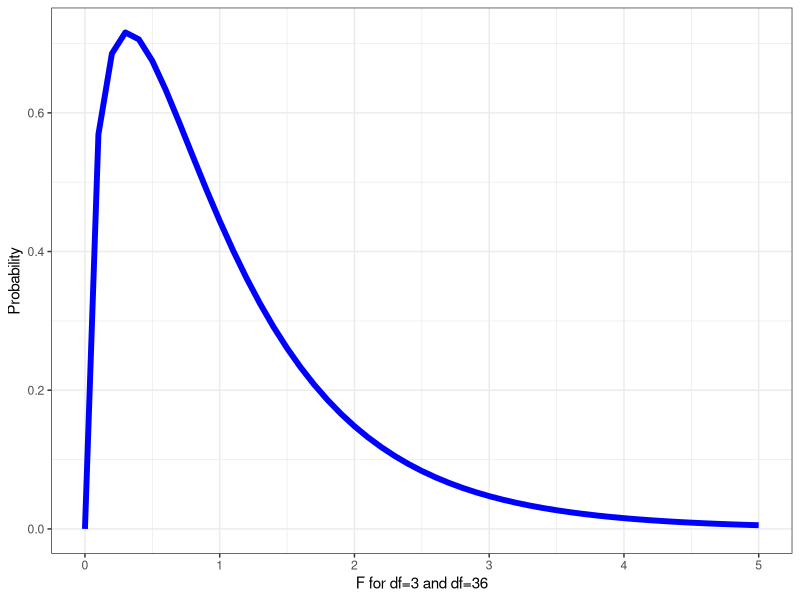

Source code (R): (Note: this script raises an error after producing the figure.)
## ---- chunk 1
# to configure markdown parsing
options(markdown.extensions = c("no_intra_emphasis", "tables", "fenced_code", "autolink", "strikethrough", "lax_spacing", "space_headers", "latex_math"))
# output options
options(width = 70, scipen = 6, digits = 3)

# to render cyrillics in plots use cairo pdf
options(device = function(file, width = 7, height = 7, ...) {
  cairo_pdf(tempfile(), width = width, height = height, ...)
  })
library(knitr)
# chunk default options
opts_chunk$set(fig.align='center', tidy = FALSE, fig.width = 7, fig.height = 3)
## ---- chunk 2
library(ggplot2)
theme_set (theme_bw())
ggplot(data.frame(x=seq(0,5,0.1), y=df(seq(0,5,0.1), 3, 36)), aes (x=x, y=y)) + geom_line (size = 2, color = "blue") + xlab("F for df=3 and df=36") + ylab ("Probability") 
## ---- chunk 3
pesch <- read.csv("pesch.csv", header=TRUE, sep=";")
head(pesch)
## ---- chunk 4
options(digits=4)
log_pesch <- pesch
log_pesch[,3:ncol(pesch)] <- log(pesch[,3:ncol(pesch)] +1)
head(log_pesch)
## ---- chunk 5
library(ggplot2)
#dist_pesch <- vegdist(log_pesch[,3:ncol(pesch)], method="euclidian")
mds_pesch <- metaMDS(log_pesch[,3:ncol(pesch)], distance="euclidian")
mds_pesch <- as.data.frame(mds_pesch$points)
mds_pesch$Species <- pesch$Species
pl_pesch <- ggplot(mds_pesch, aes(x=MDS1, y=MDS2, colour=Species))
## ---- chunk 6
pl_pesch + geom_point(size=5)
## ---- chunk 7
library(vegan)
permanova_pesch <- adonis(log_pesch[3:9] ~ log_pesch$Species, method="euclidean")
permanova_pesch
## ---- chunk 8
dist_pesch <- vegdist(log_pesch[,3:ncol(pesch)], method ="euclidian")
PCO_pesch <- betadisper(dist_pesch, log_pesch$Species)
## ---- chunk 9
library(graphics)
plot(PCO_pesch)
## ---- chunk 10
anova(PCO_pesch)
## ---- chunk 11
boxplot(PCO_pesch)
## ---- chunk 12
library(ggplot2)
#dist_pesch <- vegdist(log_pesch[,3:ncol(pesch)], method="euclidian")
mds_pesch <- metaMDS(log_pesch[,3:ncol(pesch)], distance="euclidian")
mds_pesch <- as.data.frame(mds_pesch$points)
mds_pesch$Species <- pesch$Species
pl_pesch <- ggplot(mds_pesch, aes(x=MDS1, y=MDS2, colour=Species))
pl_pesch + geom_point(size=5)
## ---- chunk 13
pair <- combn(unique(as.character(log_pesch$Species)), 2)
ncomb <- dim(pair)[2]
x <- log_pesch[, -c(1:2)]
y <- log_pesch$Species
for (i in 1:ncomb) {
  filter <- y %in% pair[, i]
  posthoc <- adonis(x[filter, ] ~ y[filter], method = "euclidean")$aov.tab$Pr[1]
  cat(pair[, i], ": p = ", posthoc, "\n", sep = " ")
}
## ---- chunk 14
simper_pesch <- simper(log_pesch[, 3:9], log_pesch$Species, permutations = 999)
summary(simper_pesch)
## ---- chunk 15
log_pesch2 <- log_pesch[log_pesch$Species != "zhirnokhvost", ]
## ---- chunk 16
twofact_pesch <- adonis(log_pesch2[,3:ncol(pesch)] ~ log_pesch2$Gender * log_pesch2$Species, method="euclidian")

twofact_pesch
## ---- chunk 17
nested_pesch <- adonis(log_pesch2[,3:ncol(pesch)] ~  log_pesch2$Gender, strata = log_pesch2$Species, method="euclidian")

nested_pesch
## ---- chunk 18
com <- read.csv("simulated_data.csv", sep=',', header = T)

# Ошибочный дизай
com_permanova <- adonis(com [,1:2] ~ com$NO3)

# Правильный дизайн
com_permanova2 <- adonis(com [,1:2] ~ com$NO3, strata = com$field)
